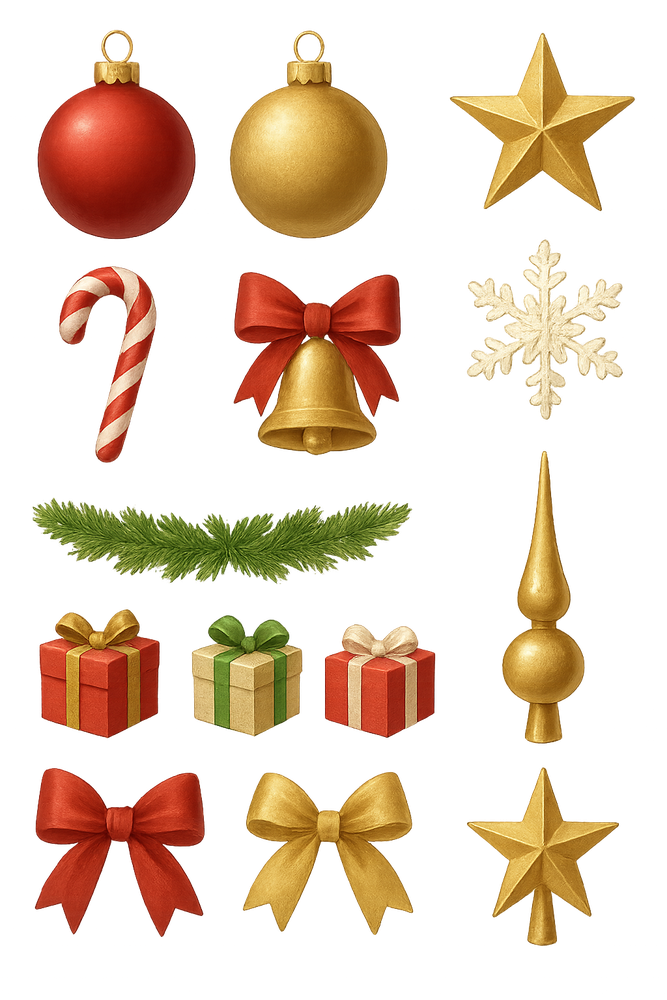
#> input picture assets/ornamnents.PNG, 667 x 1000 px, shrunk from 1024 x 1536 before the run, found by its file name
$ python extract_individual.py
#> lines starting #> are read from the running program, lines starting #| are printed output that depends on the picture; after the words box and inside, x2 and y2 are one past the last pixel; in counts of white or black regions, pixels touching at a corner belong together
#!/usr/bin/env python3
"""
Recursively separate ornaments that contain multiple elements
"""

from PIL import Image
import numpy as np
from scipy import ndimage
import os

def find_individual_objects(img_array, min_size=30):
    """Find individual objects in an image using connected components"""
    alpha_channel = img_array[:, :, 3]
    height, width = alpha_channel.shape

    # Create binary mask
    mask = (alpha_channel > 50).astype(int)

    # Label connected components
    labeled_array, num_features = ndimage.label(mask)

    regions = []

    # Find bounding box for each component
    for label_num in range(1, num_features + 1):
        component_mask = (labeled_array == label_num)
        pixels = np.sum(component_mask)

        if pixels > min_size:
            # Find bounding box
            coords = np.argwhere(component_mask)
            min_y, min_x = coords.min(axis=0)
            max_y, max_x = coords.max(axis=0)

            # Add some padding
            padding = 2
            min_y = max(0, min_y - padding)
            max_y = min(height - 1, max_y + padding)
            min_x = max(0, min_x - padding)
            max_x = min(width - 1, max_x + padding)

            regions.append({
                'left': min_x,
                'top': min_y,
                'right': max_x + 1,
                'bottom': max_y + 1,
                'pixels': pixels
            })

    # Sort regions by position (top to bottom, left to right)
    regions.sort(key=lambda r: (r['top'], r['left']))

    return regions

def separate_all_ornaments(input_path, output_dir):
    """Separate all ornaments including sub-ornaments"""
    img = Image.open(input_path)
#> img is the input picture: PIL image 667x1000 RGBA; mean R, G, B, A 57.2, 37.3, 18.5, 75.2

    if img.mode != 'RGBA':
        img = img.convert('RGBA')

    width, height = img.size
#> width = 667; height = 1000
    img_array = np.array(img)

    print(f"Image size: {width}x{height}")
#| Image size: 667x1000
    print("Finding all individual ornaments...")

    regions = find_individual_objects(img_array, min_size=100)
#> in find_individual_objects, `mask = (alpha_channel > 50).astype(int)`:
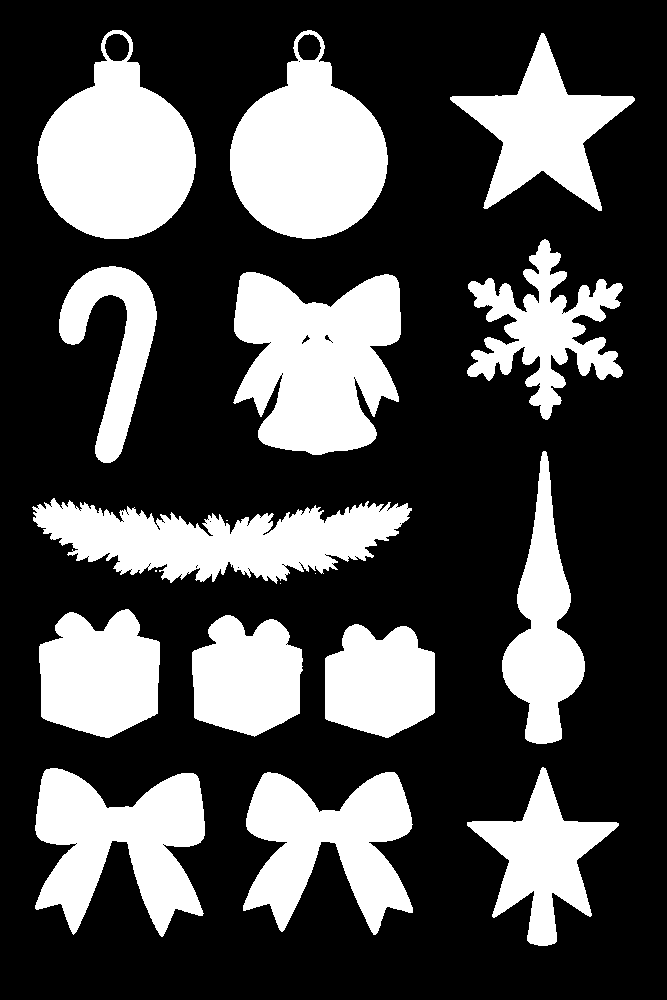
#> mask: shape (1000, 667) int64; values 0 (black) and 1 (white), 30.2% white; 18 white regions (4 under 20 px), largest, box (x1, y1, x2, y2) and area: (233, 272, 401, 455) 22387, (37, 30, 196, 239) 20818, (230, 30, 388, 239) 20715
#> in find_individual_objects, `labeled_array, num_features = ndimage.label(mask)`:
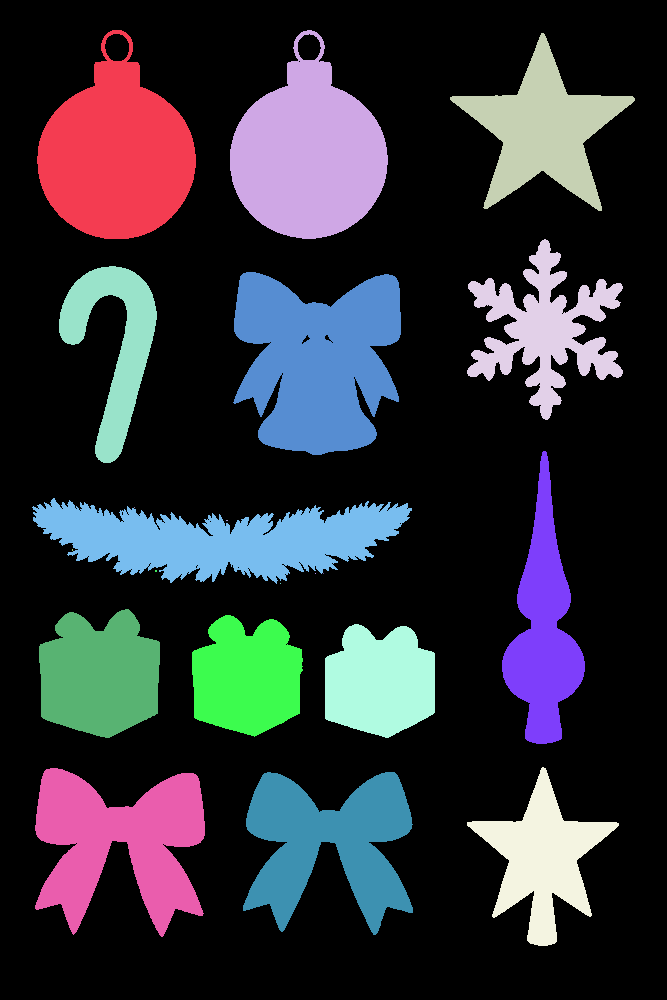
#> labeled_array: shape (1000, 667) int32; 22 distinct labels, from 0 to 21; one colour per label, 0 black
#> in find_individual_objects, `labeled_array, num_features = ndimage.label(mask)`: num_features = 21
#> the loop in find_individual_objects, `for label_num in range(1, num_features + 1):` made 21 passes
#> (pixels, min_y, min_x, max_y, max_x) on passes 1, 2, 3, 4, 5, 6, 7, 8, 16, 17, 18, 19: (20818, 28, 35, 240, 197), (20715, 28, 228, 240, 389), (12718, 31, 448, 212, 636), (11142, 237, 465, 421, 624), (8012, 264, 57, 464, 158), (22387, 270, 231, 456, 402), (11200, 449, 500, 745, 586), (18575, 496, 30, 585, 413), (12176, 607, 37, 739, 161), (10435, 613, 190, 738, 304), (9948, 622, 323, 739, 436), (10385, 765, 465, 947, 620)
#> pixels on passes 9 to 14: 1, 2, 2, 4, 1, 1
#> pass 1, in find_individual_objects, `component_mask = (labeled_array == label_num)`:
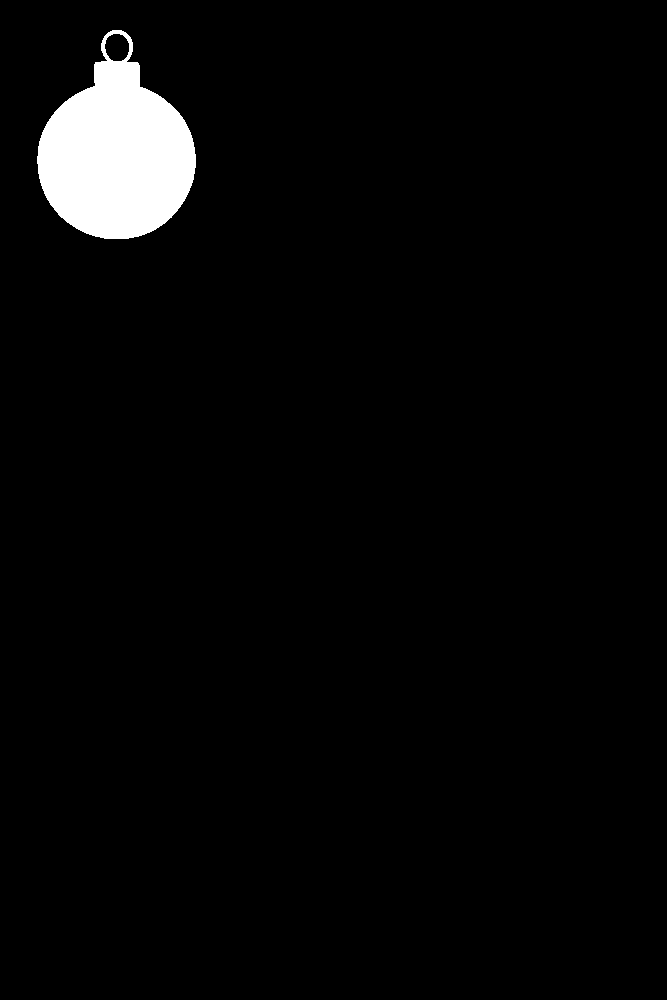
#> component_mask: shape (1000, 667) bool; 3.1% white; 1 white region, box (x1, y1, x2, y2) and area: (37, 30, 196, 239) 20818
#> after the loop in find_individual_objects, `for label_num in range(1, num_features + 1):`:
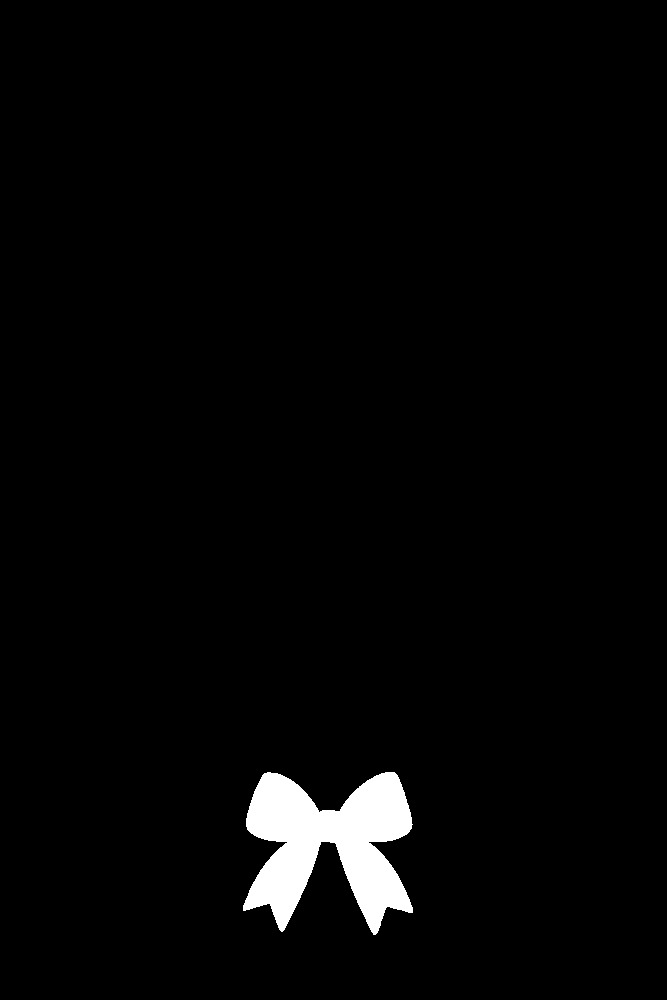
#> component_mask: shape (1000, 667) bool; 2.4% white; 1 white region, box (x1, y1, x2, y2) and area: (243, 772, 413, 935) 15882
#> after the loop in find_individual_objects, `for label_num in range(1, num_features + 1):`: regions = 14 items
#> regions = 14 items

    print(f"Found {len(regions)} individual ornaments")
#| Found 14 individual ornaments

    os.makedirs(output_dir, exist_ok=True)

    for idx, region in enumerate(regions, 1):
        ornament = img.crop((region['left'], region['top'], region['right'], region['bottom']))

        output_path = os.path.join(output_dir, f"ornament-{idx}.png")
        ornament.save(output_path)

        size = ornament.size
        print(f"Saved ornament-{idx}.png ({size[0]}x{size[1]}, {region['pixels']} pixels)")
#> this loop made 14 passes
#> size on passes 1 to 12: (163, 213), (162, 213), (189, 182), (160, 185), (102, 201), (172, 187), (87, 297), (384, 90), (125, 133), (115, 126), (114, 118), (156, 183)
#| Saved ornament-1.png (163x213, 20818 pixels)
#| Saved ornament-2.png (162x213, 20715 pixels)
#| Saved ornament-3.png (189x182, 12718 pixels)
#| Saved ornament-4.png (160x185, 11142 pixels)
#| Saved ornament-5.png (102x201, 8012 pixels)
#| Saved ornament-6.png (172x187, 22387 pixels)
#| Saved ornament-7.png (87x297, 11200 pixels)
#| Saved ornament-8.png (384x90, 18575 pixels)
#> (further printed lines are left out)
#> pass 1, in separate_all_ornaments, `ornament = img.crop((region['left'], region['top'], region['right'], r..`:
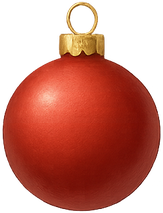
#> ornament: PIL image 163x213 RGBA; mean R, G, B, A 103.6, 33.4, 20.4, 150.9; transparent parts drawn white
#> pass 3, in separate_all_ornaments, `ornament = img.crop((region['left'], region['top'], region['right'], r..`:
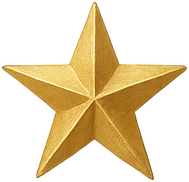
#> ornament: PIL image 189x182 RGBA; mean R, G, B, A 78, 60.1, 25.4, 92.3; transparent parts drawn white
#> after the loop:
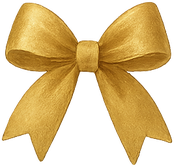
#> ornament: PIL image 174x167 RGBA; mean R, G, B, A 114.1, 86.5, 33.2, 136.4; transparent parts drawn white

    return len(regions)

if __name__ == "__main__":
    input_image = "/Users/thiransamuthumala/xmastree/assets/ornamnents.PNG"
    output_directory = "/Users/thiransamuthumala/xmastree/assets/ornaments"

    try:
        count = separate_all_ornaments(input_image, output_directory)
#> count = 14
        print(f"\n✓ Successfully extracted {count} ornaments!")
#| ✓ Successfully extracted 14 ornaments!
    except Exception as e:
        print(f"Error: {e}")
        import traceback
        traceback.print_exc()

$ run again, with assets/tree.PNG copied over assets/ornamnents.PNG
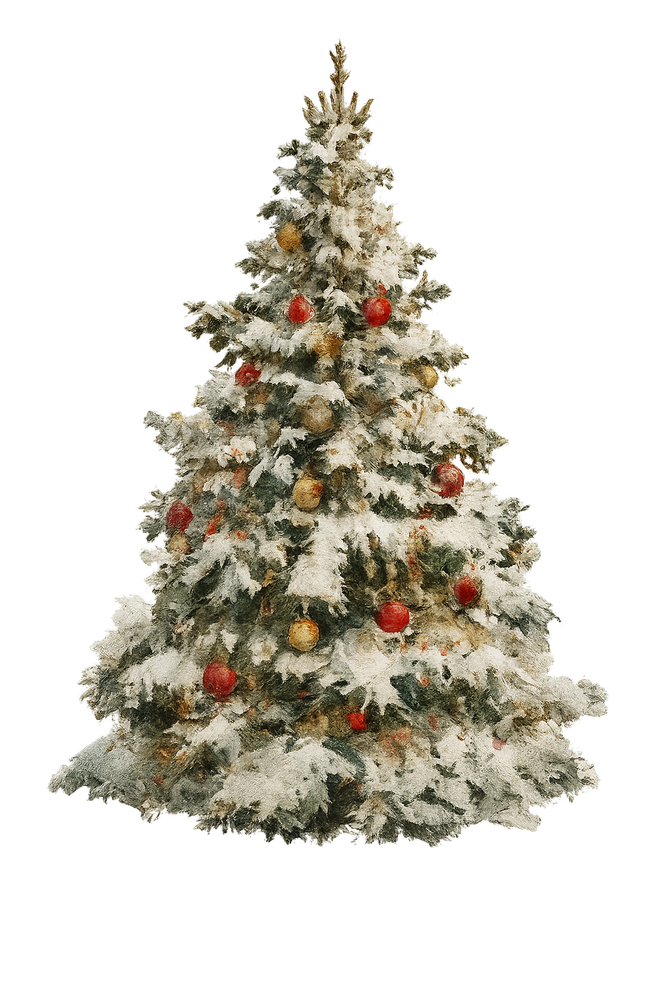
#> input picture assets/tree.PNG, 667 x 1000 px, shrunk from 1024 x 1536 before the run, found by its file name
#> in separate_all_ornaments, img is the input picture: PIL image 667x1000 RGBA; mean R, G, B, A 50.9, 47.6, 38.7, 85.8
#| Image size: 667x1000
#> mask: shape (1000, 667) int64; values 0 (black) and 1 (white), 34.2% white; 34 white regions (31 under 20 px), largest, box (x1, y1, x2, y2) and area: (47, 39, 609, 848) 227724, (443, 375, 462, 388) 132, (250, 283, 259, 291) 47
#> in find_individual_objects, `labeled_array, num_features = ndimage.label(mask)`:
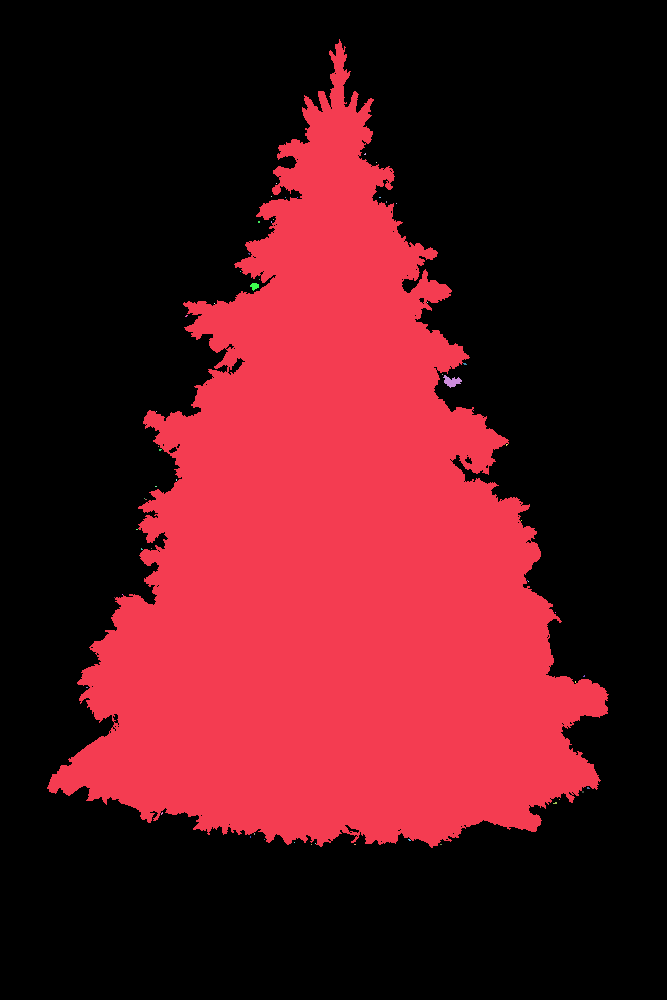
#> labeled_array: shape (1000, 667) int32; 59 distinct labels, from 0 to 58; one colour per label, 0 black
#> num_features = 58
#> the loop in find_individual_objects, `for label_num in range(1, num_features + 1):` made 58 passes
#> (pixels, min_y, min_x, max_y, max_x) on passes 1, 23: (227674, 37, 45, 849, 610), (132, 373, 441, 389, 463)
#> after the loop in find_individual_objects, `for label_num in range(1, num_features + 1):`: regions = 2 items
#| Found 2 individual ornaments
#> the loop in separate_all_ornaments, `for idx, region in enumerate(regions, 1):` made 2 passes
#> (idx, size) on passes 1 to 2: (1, (566, 813)), (2, (23, 17))
#> (printed output is left out)
#> pass 2, in separate_all_ornaments, `ornament = img.crop((region['left'], region['top'], region['right'], r..`:
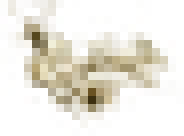
#> ornament: PIL image 23x17 RGBA (shown 8 times larger); mean R, G, B, A 117.7, 111, 80.9, 69.8; transparent parts drawn white
#> count = 2
#| ✓ Successfully extracted 2 ornaments!
